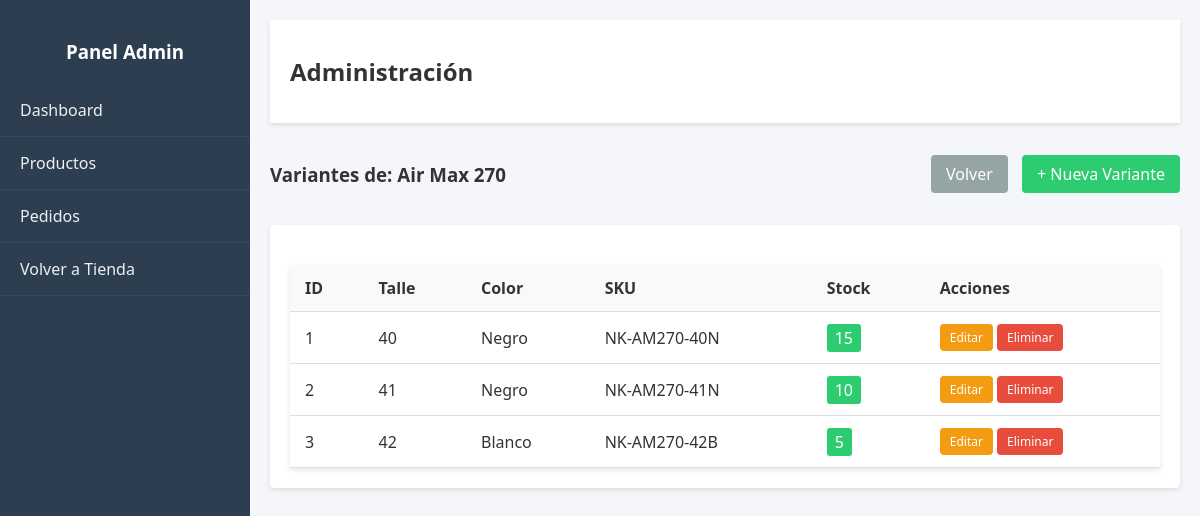
Page /?c=Admin&a=variantes&producto_id=1 on the committed database.
### tables this page shows
CREATE TABLE IF NOT EXISTS productos (
    id INT AUTO_INCREMENT PRIMARY KEY,
    nombre VARCHAR(200) NOT NULL,
    marca VARCHAR(100) NOT NULL,
    descripcion TEXT,
    precio DECIMAL(10, 2) NOT NULL,
    estado_publicacion ENUM('activo', 'pausado', 'oculto') DEFAULT 'activo',
    imagen_principal VARCHAR(255),
    fecha_creacion TIMESTAMP DEFAULT CURRENT_TIMESTAMP
);

CREATE TABLE IF NOT EXISTS producto_variantes (
    id INT AUTO_INCREMENT PRIMARY KEY,
    producto_id INT NOT NULL,
    talle VARCHAR(10) NOT NULL,
    color VARCHAR(50) NOT NULL,
    stock INT DEFAULT 0,
    sku VARCHAR(100) UNIQUE,
    FOREIGN KEY (producto_id) REFERENCES productos(id) ON DELETE CASCADE
);

### app/Controllers/AdminController.php (called while the page is built, shortened)
<?php
require_once 'core/Controller.php';
class AdminController extends Controller {
    private $productoModel;
    private $varianteModel;
    public function __construct() {
        $this->productoModel = $this->model('ProductoModel');
        $this->varianteModel = $this->model('VarianteModel');
    }
    public function variantes() {
        $producto_id = $_GET['producto_id'] ?? null;
        $producto = $this->productoModel->getProductoById($producto_id);
        $variantes = $this->varianteModel->getVariantesByProducto($producto_id);
        $this->view('admin/variantes/index', ['producto' => $producto, 'variantes' => $variantes]);
    }
}
?>

### app/Models/ProductoModel.php (called while the page is built, shortened)
<?php
class ProductoModel {
    private $db;
    public function __construct() {
        $database = new Database();
        $this->db = $database->getConnection();
    }
    public function getProductoById($id) {
        $query = "SELECT * FROM productos WHERE id = :id LIMIT 1";
        $stmt = $this->db->prepare($query);
        $stmt->bindParam(':id', $id);
        $stmt->execute();
        return $stmt->fetch();
    }
}
?>

### config/database.php (called while the page is built, shortened)
<?php
class Database {
    private $host = "localhost";
    private $db_name = "tienda_calzado";
    private $username = "root";
    private $password = "";
    public function getConnection() {
        $this->conn = null;
        try {
            $options = [
                PDO::ATTR_ERRMODE            => PDO::ERRMODE_EXCEPTION,
                PDO::ATTR_DEFAULT_FETCH_MODE => PDO::FETCH_ASSOC,
                PDO::ATTR_EMULATE_PREPARES   => false,
            ];
            $this->conn = new PDO("mysql:host=" . $this->host . ";dbname=" . $this->db_name . ";charset=utf8mb4", $this->username, $this->password, $options);
        } catch(PDOException $exception) {
            echo "Error de conexión: " . $exception->getMessage();
        }
        return $this->conn;
    }
}
?>

### app/Models/VarianteModel.php (called while the page is built, shortened)
<?php
class VarianteModel {
    private $db;
    public function __construct() {
        $database = new Database();
        $this->db = $database->getConnection();
    }
    public function getVariantesByProducto($producto_id) {
        $query = "SELECT * FROM producto_variantes WHERE producto_id = :producto_id ORDER BY id ASC";
        $stmt = $this->db->prepare($query);
        $stmt->bindParam(':producto_id', $producto_id);
        $stmt->execute();
        return $stmt->fetchAll();
    }
}
?>

### app/Models/PedidoModel.php (called while the page is built, shortened)
<?php
class PedidoModel {
    public function __construct() {
        $database = new Database();
    }
}
?>

### app/Views/admin/variantes/index.php (the view)
<div style="display: flex; justify-content: space-between; align-items: center; margin-bottom: 20px;">
    <h3>Variantes de: <?php echo htmlspecialchars($producto['nombre']); ?></h3>
    <div>
        <a href="?c=Admin&a=productos" class="btn" style="background:#95a5a6; margin-right: 10px;">Volver</a>
        <a href="?c=Admin&a=variante_create&producto_id=<?php echo $producto['id']; ?>" class="btn btn-success">+ Nueva Variante</a>
    </div>
</div>
<div class="card">
    <table>
        <thead>
            <tr>
                <th>ID</th>
                <th>Talle</th>
                <th>Color</th>
                <th>SKU</th>
                <th>Stock</th>
                <th>Acciones</th>
            </tr>
        </thead>
        <tbody>
            <?php if (!empty($variantes)): ?>
                <?php foreach ($variantes as $v): ?>
                <tr>
                    <td><?php echo $v['id']; ?></td>
                    <td><?php echo htmlspecialchars($v['talle']); ?></td>
                    <td><?php echo htmlspecialchars($v['color']); ?></td>
                    <td><?php echo htmlspecialchars($v['sku']); ?></td>
                    <td>
                        <span style="padding: 3px 8px; border-radius: 3px; color: white; background-color: <?php echo $v['stock'] > 0 ? '#2ecc71' : '#e74c3c'; ?>">
                            <?php echo $v['stock']; ?>
                        </span>
                    </td>
                    <td>
                        <a href="?c=Admin&a=variante_edit&id=<?php echo $v['id']; ?>&producto_id=<?php echo $producto['id']; ?>" class="btn" style="background:#f39c12; padding:5px 10px; font-size:12px;">Editar</a>
                        <a href="?c=Admin&a=variante_delete&id=<?php echo $v['id']; ?>&producto_id=<?php echo $producto['id']; ?>" class="btn btn-danger" style="padding:5px 10px; font-size:12px;" onclick="return confirm('¿Eliminar esta variante?');">Eliminar</a>
                    </td>
                </tr>
                <?php endforeach; ?>
            <?php else: ?>
                <tr>
                    <td colspan="6" style="text-align: center;">No hay variantes para este producto.</td>
                </tr>
            <?php endif; ?>
        </tbody>
    </table>
</div>

### index.php (shortened to what this page needs)
<?php
require_once 'config/database.php';
$controller = isset($_GET['c']) ? $_GET['c'] : 'Home';
$action = isset($_GET['a']) ? $_GET['a'] : 'index';
$controllerName = ucfirst($controller) . 'Controller';
$controllerFile = 'app/Controllers/' . $controllerName . '.php';
if (file_exists($controllerFile)) {
    $controllerInstance = new $controllerName();
    if (method_exists($controllerInstance, $action)) {
        $controllerInstance->{$action}();
    } else {
        echo "404 - Acción no encontrada";
    }
} else {
    echo "404 - Controlador no encontrado";
}
?>

### core/Controller.php (shortened to what this page needs)
<?php
class Controller {
    public function model($model) {
        return new $model();
    }
    public function view($view, $data = []) {
        if (file_exists('app/Views/' . $view . '.php')) {
            extract($data);
            require_once 'app/Views/' . $view . '.php';
            $content = ob_get_clean();
            if (strpos($view, 'admin/') === 0) {
                require_once 'app/Views/admin/layout.php';
            } else {
                if (file_exists('app/Views/layout.php')) {
                    require_once 'app/Views/layout.php';
                } else {
                    echo $content;
                }
            }
        } else {
            die("La vista no existe: " . $view);
        }
    }
}
?>

### app/Views/admin/layout.php (shortened to what this page needs)
<!DOCTYPE html>
<html lang="es">
<head>
</head>
<body>
    <div class="sidebar">
        <h3 style="text-align: center; margin-bottom: 20px;">Panel Admin</h3>
        <a href="?c=Admin&a=index">Dashboard</a>
        <a href="?c=Admin&a=productos">Productos</a>
        <a href="?c=Admin&a=pedidos">Pedidos</a>
        <a href="?c=Home&a=index">Volver a Tienda</a>
    </div>
    <div class="main-content">
        <div class="header">
            <h2>Administración</h2>
        </div>
        <?php echo $content; ?>
    </div>
</body>
</html>

### app/Views/admin/layout.php (style rules this page uses)
body { font-family: 'Segoe UI', Tahoma, Geneva, Verdana, sans-serif; margin: 0; background-color: #f4f6f9; color: #333; }
.sidebar { width: 250px; background-color: #2c3e50; color: #fff; position: fixed; height: 100%; top: 0; left: 0; padding-top: 20px; }
.sidebar a { display: block; padding: 15px 20px; color: #ecf0f1; text-decoration: none; border-bottom: 1px solid #34495e; }
.main-content { margin-left: 250px; padding: 20px; }
.header { background-color: #fff; padding: 15px 20px; box-shadow: 0 2px 5px rgba(0,0,0,0.1); margin-bottom: 20px; }
table { width: 100%; border-collapse: collapse; background: #fff; margin-top: 20px; box-shadow: 0 2px 5px rgba(0,0,0,0.1); }
th, td { padding: 12px 15px; text-align: left; border-bottom: 1px solid #ddd; }
th { background-color: #f8f9fa; }
.btn { display: inline-block; padding: 8px 15px; background-color: #3498db; color: #fff; text-decoration: none; border-radius: 4px; border: none; cursor: pointer; }
.btn-danger { background-color: #e74c3c; }
.btn-success { background-color: #2ecc71; }
.card { background: #fff; padding: 20px; border-radius: 4px; box-shadow: 0 2px 5px rgba(0,0,0,0.1); }

### rows in the picture
productos: nombre "Air Max 270"
producto_variantes: id "1", talle "40", color "Negro", sku "NK-AM270-40N", stock "15"
producto_variantes: id "2", talle "41", color "Negro", sku "NK-AM270-41N", stock "10"
producto_variantes: id "3", talle "42", color "Blanco", sku "NK-AM270-42B", stock "5"
